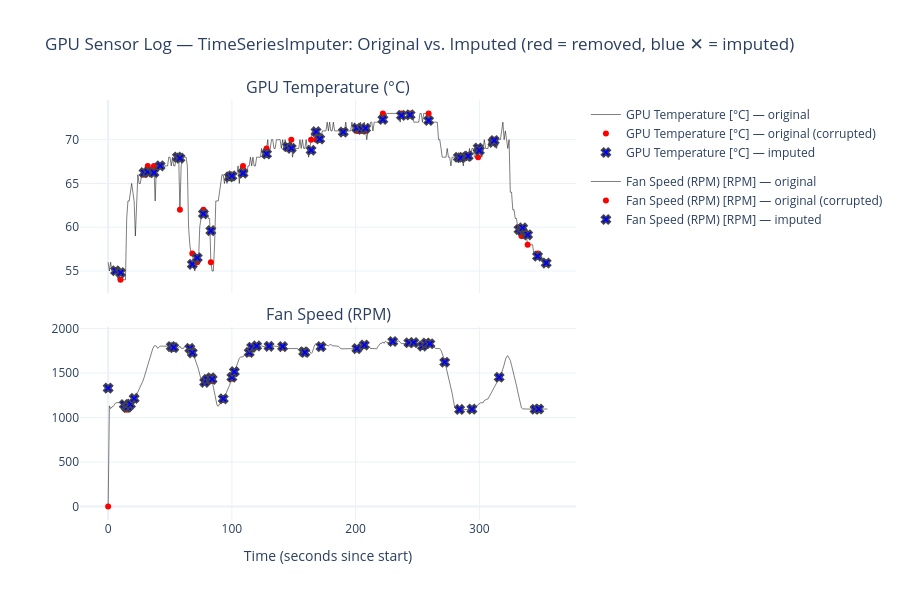

Source (notebook cell):
### Code cell
# ---------------------------------------------------------------------------
# 10. Interactive visual: GPU data — original vs imputed
# ---------------------------------------------------------------------------

fig_gpu = make_subplots(
    rows=2, cols=1,
    shared_xaxes=True,
    subplot_titles=("GPU Temperature (°C)", "Fan Speed (RPM)"),
    vertical_spacing=0.08,
)

for row, col in enumerate(TARGET_COLS, start=1):
    corrupt_idx = mask_gpu.index[mask_gpu[col]]

    # Full original line
    fig_gpu.add_trace(
        go.Scatter(
            x=df_gpu_original["time_sec"], y=df_gpu_original[col],
            mode="lines", name=f"{col} — original",
            line=dict(color="black", width=1), opacity=0.5,
            legendgroup=col,
        ),
        row=row, col=1,
    )

    # Corrupted original values (red markers)
    fig_gpu.add_trace(
        go.Scatter(
            x=df_gpu_original.loc[corrupt_idx, "time_sec"],
            y=df_gpu_original.loc[corrupt_idx, col],
            mode="markers", name=f"{col} — original (corrupted)",
            marker=dict(color="red", size=6, symbol="circle"),
            legendgroup=col,
        ),
        row=row, col=1,
    )

    # Imputed values (blue X markers)
    fig_gpu.add_trace(
        go.Scatter(
            x=df_gpu_imputed.loc[corrupt_idx, "time_sec"],
            y=df_gpu_imputed.loc[corrupt_idx, col],
            mode="markers", name=f"{col} — imputed",
            marker=dict(color="blue", size=8, symbol="x",
                        line=dict(width=1.5)),
            legendgroup=col,
        ),
        row=row, col=1,
    )

fig_gpu.update_xaxes(title_text="Time (seconds since start)", row=2, col=1)
fig_gpu.update_layout(
    title="GPU Sensor Log — TimeSeriesImputer: Original vs. Imputed (red = removed, blue ✕ = imputed)",
    template=TEMPLATE,
    height=600,
    hovermode="x unified",
)
fig_gpu.show()

### Figure 1 — Plotly figure (JSON) as saved in the notebook; plotly's stock layout.template omitted (floating-point values rounded to 4 significant figures; data arrays with more than 128 entries replaced by an {"elided": "..."} marker saying what was removed)
{"data": [{"legendgroup": "GPU Temperature [°C]", "line": {"color": "black", "width": 1}, "mode": "lines", "name": "GPU Temperature [°C] — original", "opacity": 0.5, "type": "scatter", "x": {"elided": "356 float values"}, "xaxis": "x", "y": {"elided": "356 float values"}, "yaxis": "y"}, {"legendgroup": "GPU Temperature [°C]", "marker": {"color": "red", "size": 6, "symbol": "circle"}, "mode": "markers", "name": "GPU Temperature [°C] — original (corrupted)", "type": "scatter", "x": [6.0, 10.0, 29.0, 32.0, 37.0, 42.0, 56.0, 58.0, 68.0, 72.0, 77.0, 83.0, 98.0, 100.0, 109.0, 128.0, 145.0, 148.0, 164.0, 168.0, 171.0, 190.0, 201.0, 205.0, 208.0, 222.0, 237.0, 244.0, 259.0, 283.0, 285.0, 290.0, 291.0, 299.0, 300.0, 311.0, 312.0, 332.0, 334.0, 335.0, 339.0, 347.0, 354.0], "xaxis": "x", "y": [55.0, 54.0, 66.0, 67.0, 67.0, 67.0, 68.0, 62.0, 57.0, 56.0, 62.0, 56.0, 66.0, 66.0, 67.0, 69.0, 69.0, 70.0, 70.0, 70.0, 70.0, 71.0, 71.0, 71.0, 71.0, 73.0, 73.0, 73.0, 73.0, 68.0, 68.0, 68.0, 68.0, 68.0, 69.0, 70.0, 70.0, 60.0, 59.0, 59.0, 58.0, 57.0, 56.0], "yaxis": "y"}, {"legendgroup": "GPU Temperature [°C]", "marker": {"color": "blue", "line": {"width": 1.5}, "size": 8, "symbol": "x"}, "mode": "markers", "name": "GPU Temperature [°C] — imputed", "type": "scatter", "x": [6.0, 10.0, 29.0, 32.0, 37.0, 42.0, 56.0, 58.0, 68.0, 72.0, 77.0, 83.0, 98.0, 100.0, 109.0, 128.0, 145.0, 148.0, 164.0, 168.0, 171.0, 190.0, 201.0, 205.0, 208.0, 222.0, 237.0, 244.0, 259.0, 283.0, 285.0, 290.0, 291.0, 299.0, 300.0, 311.0, 312.0, 332.0, 334.0, 335.0, 339.0, 347.0, 354.0], "xaxis": "x", "y": [55.03, 54.82, 66.23, 66.3, 66.23, 67.01, 68.01, 67.9, 55.77, 56.51, 61.53, 59.61, 65.75, 65.86, 66.17, 68.38, 69.19, 69.01, 68.79, 70.91, 70.08, 70.86, 71.33, 71.18, 71.29, 72.31, 72.77, 72.83, 72.19, 68.0, 67.94, 68.08, 68.13, 69.05, 68.76, 69.7, 69.91, 59.74, 59.61, 59.93, 59.13, 56.69, 55.91], "yaxis": "y"}, {"legendgroup": "Fan Speed (RPM) [RPM]", "line": {"color": "black", "width": 1}, "mode": "lines", "name": "Fan Speed (RPM) [RPM] — original", "opacity": 0.5, "type": "scatter", "x": {"elided": "356 float values"}, "xaxis": "x2", "y": {"elided": "356 int values"}, "yaxis": "y2"}, {"legendgroup": "Fan Speed (RPM) [RPM]", "marker": {"color": "red", "size": 6, "symbol": "circle"}, "mode": "markers", "name": "Fan Speed (RPM) [RPM] — original (corrupted)", "type": "scatter", "x": [0.0, 13.0, 15.0, 16.0, 18.0, 21.0, 51.0, 53.0, 66.0, 68.0, 78.0, 80.0, 83.0, 84.0, 93.0, 100.0, 102.0, 114.0, 116.0, 120.0, 130.0, 141.0, 158.0, 159.0, 172.0, 201.0, 207.0, 230.0, 243.0, 247.0, 254.0, 257.0, 260.0, 272.0, 284.0, 294.0, 316.0, 345.0, 348.0], "xaxis": "x2", "y": [0, 1136, 1088, 1115, 1146, 1198, 1807, 1773, 1786, 1747, 1390, 1416, 1457, 1411, 1196, 1436, 1507, 1716, 1783, 1801, 1801, 1786, 1739, 1741, 1804, 1771, 1804, 1851, 1835, 1835, 1801, 1845, 1835, 1631, 1089, 1087, 1442, 1094, 1095], "yaxis": "y2"}, {"legendgroup": "Fan Speed (RPM) [RPM]", "marker": {"color": "blue", "line": {"width": 1.5}, "size": 8, "symbol": "x"}, "mode": "markers", "name": "Fan Speed (RPM) [RPM] — imputed", "type": "scatter", "x": [0.0, 13.0, 15.0, 16.0, 18.0, 21.0, 51.0, 53.0, 66.0, 68.0, 78.0, 80.0, 83.0, 84.0, 93.0, 100.0, 102.0, 114.0, 116.0, 120.0, 130.0, 141.0, 158.0, 159.0, 172.0, 201.0, 207.0, 230.0, 243.0, 247.0, 254.0, 257.0, 260.0, 272.0, 284.0, 294.0, 316.0, 345.0, 348.0], "xaxis": "x2", "y": [1330.0, 1146.0, 1113.0, 1121.0, 1150.0, 1215.0, 1796.0, 1785.0, 1775.0, 1726.0, 1395.0, 1427.0, 1447.0, 1429.0, 1210.0, 1452.0, 1515.0, 1730.0, 1788.0, 1803.0, 1799.0, 1796.0, 1738.0, 1730.0, 1795.0, 1774.0, 1813.0, 1854.0, 1840.0, 1841.0, 1802.0, 1835.0, 1828.0, 1621.0, 1091.0, 1094.0, 1452.0, 1093.0, 1095.0], "yaxis": "y2"}], "layout": {"annotations": [{"font": {"size": 16}, "showarrow": false, "text": "GPU Temperature (°C)", "x": 0.5, "xanchor": "center", "xref": "paper", "y": 1, "yanchor": "bottom", "yref": "paper"}, {"font": {"size": 16}, "showarrow": false, "text": "Fan Speed (RPM)", "x": 0.5, "xanchor": "center", "xref": "paper", "y": 0.46, "yanchor": "bottom", "yref": "paper"}], "height": 600, "hovermode": "x unified", "title": {"text": "GPU Sensor Log — TimeSeriesImputer: Original vs. Imputed (red = removed, blue ✕ = imputed)"}, "xaxis": {"anchor": "y", "domain": [0, 1], "matches": "x2", "showticklabels": false}, "xaxis2": {"anchor": "y2", "domain": [0, 1], "title": {"text": "Time (seconds since start)"}}, "yaxis": {"anchor": "x", "domain": [0.54, 1]}, "yaxis2": {"anchor": "x2", "domain": [0, 0.46]}}}
